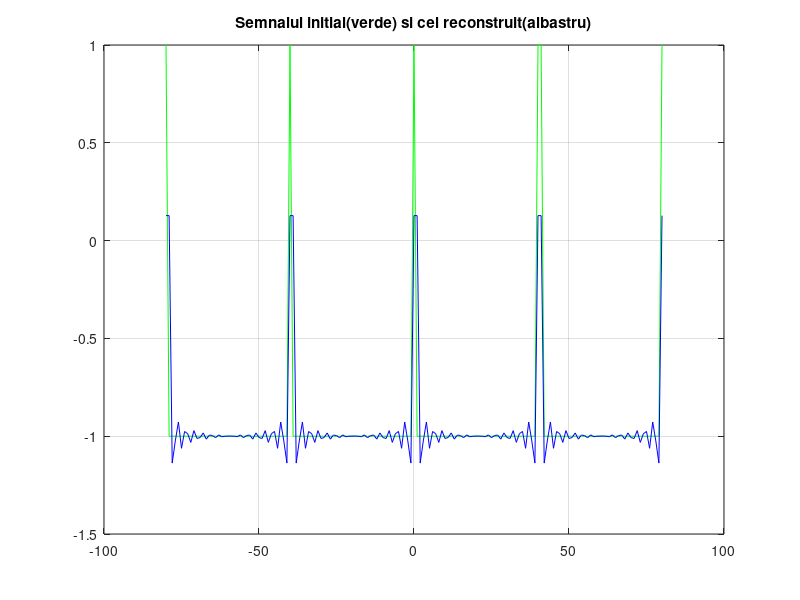
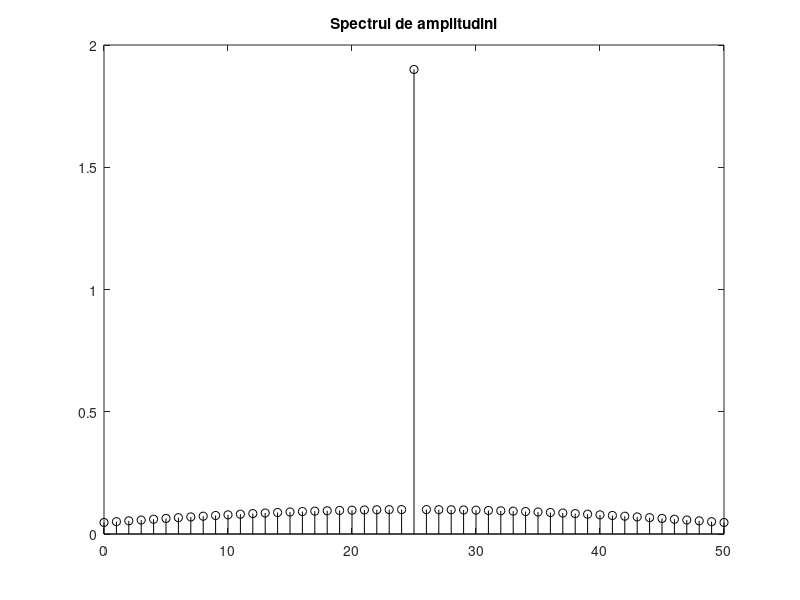

Write MATLAB code to recreate these figures, in order.
D=1;                      %durata 1sec
Per=40;                   %perioada 40sec
Fr=1/Per;                 %frecventa
t=-2*Per:2*Per;           %rezolutia temporala
N=50;                     %nr de coeficienti:50
w=2*pi*Fr;                %pulsatia
%semnal initial,dreptunghiular
Si=square(w*t,D/Per*100);     
C=zeros(1,N);               % initialiarea coeficientilor  
A=zeros(1,N);               % ca vectori de N zerouri
%semnal reconstruit
Sr=0;                     
for k=1:1:N                                 %reconstruirea semnalului initial
 X=@(t)square(w*t,D/Per*100).*exp(-w*t*1j*(k-25)); %functia
 C(k)=Fr*integral(X,0,Per);  %determinarea
 A(k+1)=2*abs(C(k));         %coeficientilor
 Sr=Sr+C(k)*exp(w*t*1j*(k-25));              %semnalul reconstruit
end
plot(t,Si,"green"),grid,title("Semnalul initial(verde) si cel reconstruit(albastru)"); %graficul semnalului initial
hold on; %pentru pastrarea graficului initial
plot(t,Sr,"blue");  %se suprapun 2 grafice ale celor 2 semnale(initial si reconstruit)
hold off;
figure;
A(1)=A(N+1);
stem(0:N,A,"black"),title("Spectrul de amplitudini");  %afiserea spectrului de amplitudini

% Semnal dreptunghiular, cu durata D=1sec
% Pentru aceasta tema am reconstruit un semnal folosind
% un numar N=50 de coeficienti avand o eroare destul de 
% mica fata de semnalul original. Pentru a obtine o eroare
% cat mai mica, numarul de coeficienti trebuie sa fie cat 
% mai mare. Avem 2 grafice, in primul sunt reprezentate 
% cele 2 semnale suprapuse(initial si reconstruit), iar
% in cel de-al doilea avem spectrul de amplitudini.
